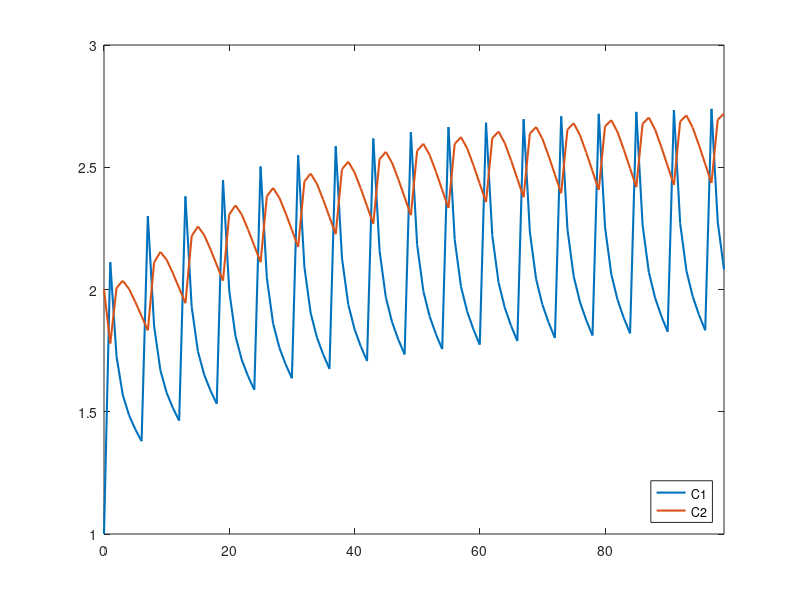
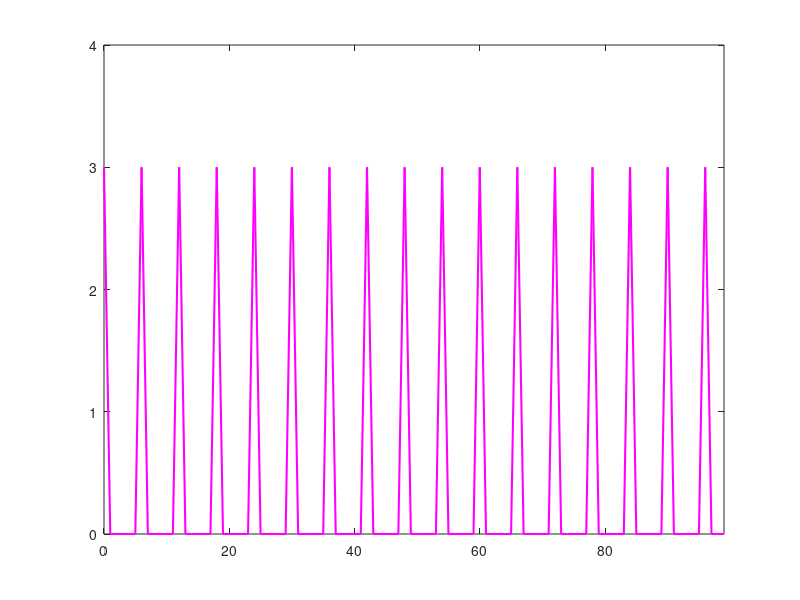

MATLAB code for these plots, in order:
%Constantes e Vetor d como definido no enunciado%
d1 = upsample(zeros(1,60)+3,6); 
d1 = d1(1:100);
h=1;
K12 = 0.3 * 3600;
K21 = 0.2455 * 3600;
K10 = 0.0643 * 3600;
V1 = 3110;
V2 = 3110;
delta = 1000;
c1 = zeros(1,100);
c2 = zeros(1,100);
%condições iniciais%
c1(1) = 1;
c2(1) = 2;

d = d1*(1/V1)*delta;
for k = 1:length(c1)-1
    c1(k+1) = c1(k * h)+ h*(((1/V1)*(-K12-K10))*c1(k) + (1/V1)*K21*c2(k) + d(k));
    c2(k+1) = c2(k * h)+ h*(((1/V2)*(K12))*c1(k) + (-1/V2)*K21*c2(k));
end

figure(1)
gg = plot(0:1:99,c1,0:1:99,c2);
axis([0 99 1 3]);
set(gg,'LineWidth',1.5)
legend(gg,'C1','C2','Location','SouthEast')

figure(2)
gg = plot(0:1:99,d1);
axis([0 99 0 4]);
set(gg,'LineWidth',1.5,'Color','magenta')

%set(c2,'LineWidth',1.5,'Color','red')
